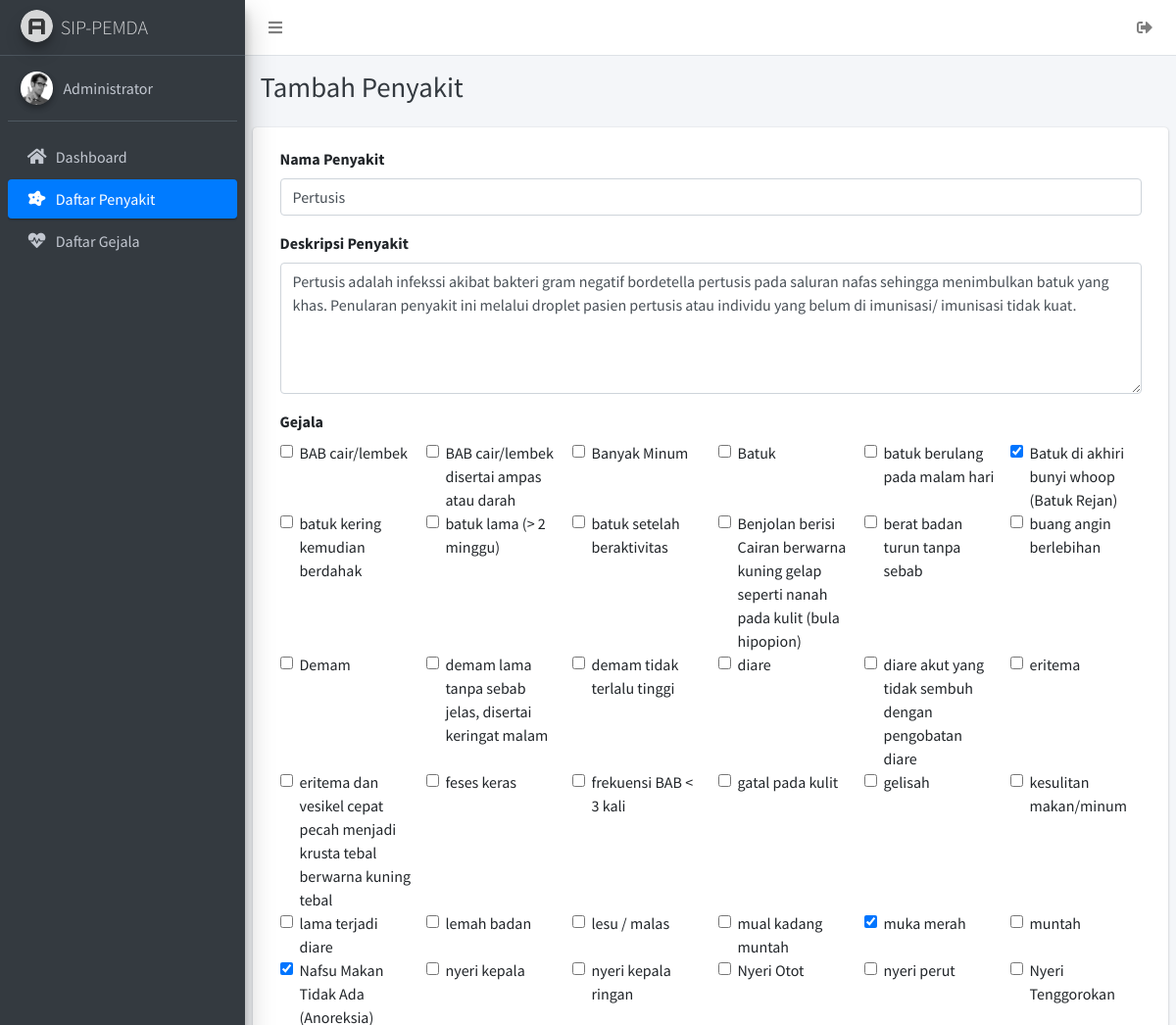
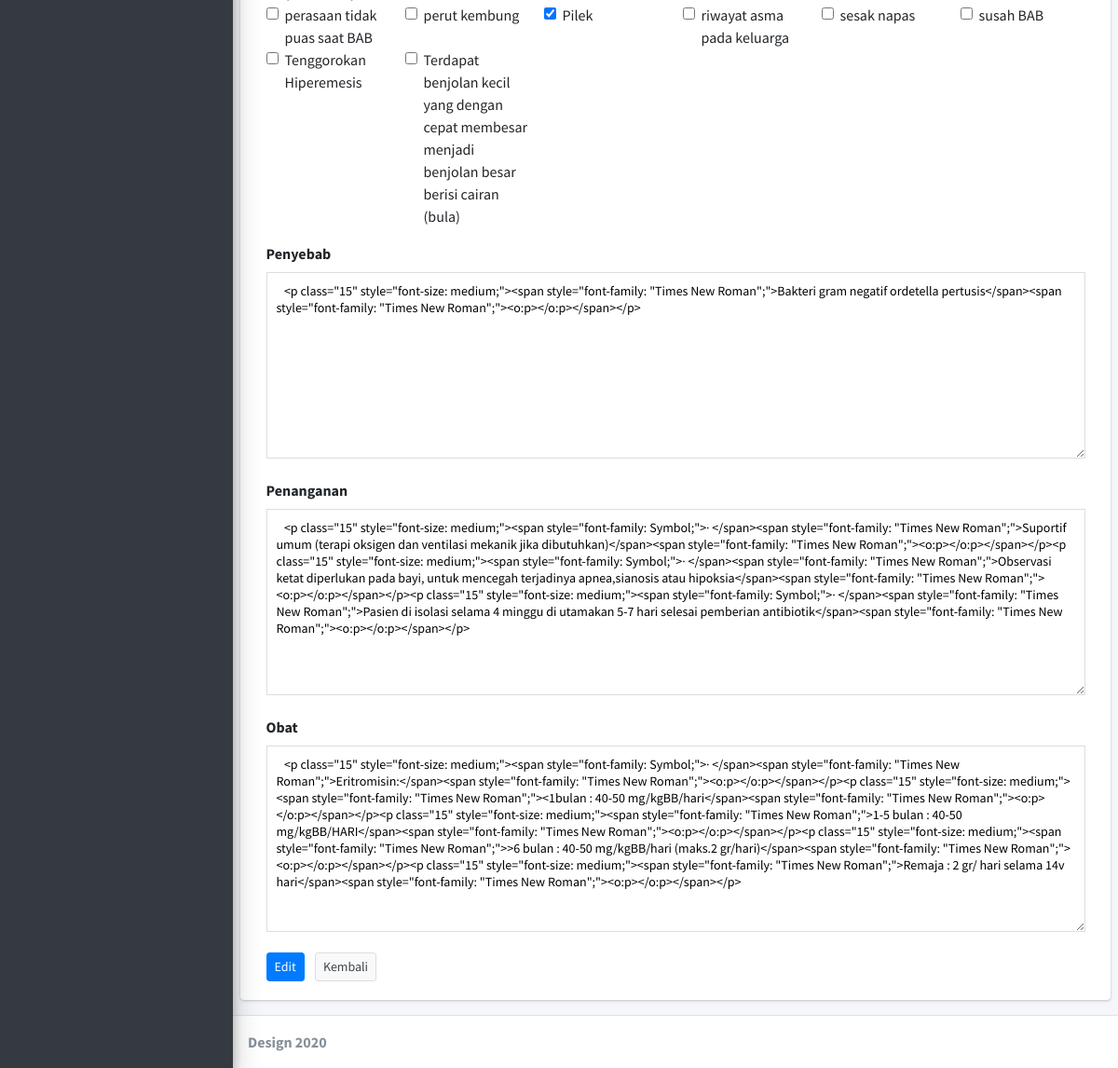
Page /pages/edit_disease.php?id=2 (signed in) on the committed database (2 pictures, top to bottom).
### tables this page shows
CREATE TABLE `penyakit` (
  `id` int(10) NOT NULL,
  `nama` varchar(255) NOT NULL,
  `penjelasan` text NOT NULL,
  `penanganan` text NOT NULL,
  `penyebab` text NOT NULL,
  `obat` text NOT NULL
);

CREATE TABLE `gejala` (
  `id` int(10) NOT NULL,
  `nama` varchar(255) NOT NULL
);

CREATE TABLE `gejala_penyakit` (
  `id` int(10) NOT NULL,
  `id_penyakit` int(10) NOT NULL,
  `id_gejala` int(10) NOT NULL
);

### pages/edit_disease.php (the view, shortened to what this page needs)
<?php
  include '../connect.php';
  $id = $_GET['id'];
  $query_symp = "SELECT gejala.*, gejala_penyakit.id_penyakit FROM `gejala` LEFT JOIN gejala_penyakit ON gejala_penyakit.id_gejala=gejala.id AND gejala_penyakit.id_penyakit=$id ORDER BY nama ASC;";
  $sql_symp = mysqli_query($mysqli, $query_symp);
  $query_disease = "SELECT * FROM `penyakit` WHERE `id`=$id;";
  $sql_disease = mysqli_query($mysqli, $query_disease);
?>
<!DOCTYPE html>
<html>
  <head>
    <link rel="stylesheet" href="../plugins/fontawesome-free/css/all.min.css">
    <link rel="stylesheet" href="https://code.ionicframework.com/ionicons/2.0.1/css/ionicons.min.css">
    <link rel="stylesheet" href="../plugins/tempusdominus-bootstrap-4/css/tempusdominus-bootstrap-4.min.css">
    <link rel="stylesheet" href="../plugins/icheck-bootstrap/icheck-bootstrap.min.css">
    <link rel="stylesheet" href="../plugins/jqvmap/jqvmap.min.css">
    <link rel="stylesheet" href="../dist/css/adminlte.min.css">
    <link rel="stylesheet" href="../plugins/overlayScrollbars/css/OverlayScrollbars.min.css">
    <link rel="stylesheet" href="../plugins/daterangepicker/daterangepicker.css">
    <link rel="stylesheet" href="../plugins/summernote/summernote-bs4.css">
  </head>
  <body class="hold-transition sidebar-mini layout-fixed">
    <div class="wrapper">
      <nav class="main-header navbar navbar-expand navbar-white navbar-light">
        <ul class="navbar-nav">
          <li class="nav-item">
            <a class="nav-link" data-widget="pushmenu" href="#" role="button"><i class="fas fa-bars"></i></a>
          </li>
        </ul>
        <ul class="navbar-nav ml-auto">
          <li class="nav-item">
            <a class="nav-link" href="logout.html">
              <i class="fas fa-sign-out-alt"></i>
            </a>
          </li>
        </ul>
      </nav>
      <aside class="main-sidebar sidebar-dark-primary elevation-4">
        <a href="index.html" class="brand-link">
          <img src="../dist/img/AdminLTELogo.png" alt="AdminLTE Logo" class="brand-image img-circle elevation-3"
              style="opacity: .8">
          <span class="brand-text font-weight-light">SIP-PEMDA</span>
        </a>
        <div class="sidebar">
          <div class="user-panel mt-3 pb-3 mb-3 d-flex">
            <div class="image">
              <img src="../dist/img/user2-160x160.jpg" class="img-circle elevation-2" alt="User Image">
            </div>
            <div class="info">
              <a href="profil.html" class="d-block">Administrator</a>
            </div>
          </div>
          <nav class="mt-2">
            <ul class="nav nav-pills nav-sidebar flex-column nav-child-indent" data-widget="treeview" role="menu" data-accordion="false">
              <li class="nav-item">
                <a href="dashboard.php" class="nav-link">
                  <i class="nav-icon fas fa-home"></i>
                  <p>
                    Dashboard
                  </p>
                </a>
              </li>
              <li class="nav-item">
                <a href="diseases.php" class="nav-link active">
                  <i class="nav-icon fas fa-disease"></i>
                  <p>
                    Daftar Penyakit
                  </p>
                </a>
              </li>
              <li class="nav-item">
                <a href="symptoms.php" class="nav-link">
                  <i class="nav-icon fas fa-heartbeat"></i>
                  <p>
                    Daftar Gejala
                  </p>
                </a>
              </li>
            </ul>
          </nav>
        </div>
      </aside>
      <div class="content-wrapper">
        <div class="content-header">
          <div class="container-fluid">
            <div class="row mb-2">
              <div class="col-sm-6">
                <h1 class="m-0 text-dark">Tambah Penyakit</h1>
              </div>
            </div>
          </div>
        </div>
        <section class="content">
          <div class="container-fluid">
            <div class="row">
              <div class="card col-12">
                <div class="card-body">
                  <form action="../functions/edit_diseases.php" method="post">
                  <?php
                    while($data_disease = mysqli_fetch_assoc($sql_disease)){
                  ?>
                    <div class="form-group">
                      <label for="">Nama Penyakit</label>
                      <input type="text" class="form-control" value="<?php echo $data_disease['nama']; ?>" id="nama" name="nama">
                    </div>
                    <div class="form-group">
                      <label for="">Deskripsi Penyakit</label>
                      <textarea name="penjelasan" id="penjelasan" rows="5" class="form-control"><?php echo $data_disease['penjelasan']; ?></textarea>
                    </div>
                    <div class="form-group">
                      <label for="">Gejala</label>
                      <div class="row">
                        <?php
                          while($data_symp = mysqli_fetch_assoc($sql_symp)){
                        ?>
                        <div class="col-2">
                          <div class="form-check">
                            <?php if($data_symp['id_penyakit'] != NULL){ ?>
                            <input checked class="form-check-input" type="checkbox" name="gejala[]" id="<?php echo $data_symp['id']; ?>" value="<?php echo $data_symp['id']; ?>">
                            <?php } else {?>
                            <input class="form-check-input" type="checkbox" name="gejala[]" id="<?php echo $data_symp['id']; ?>" value="<?php echo $data_symp['id']; ?>">
                            <?php } ?>
                            <label class="form-check-label" for="<?php echo $data_symp['id']; ?>"><?php echo $data_symp['nama']; ?></label>
                          </div>
                        </div>
                        <?php } ?>
                      </div>
                    </div>
                    <div class="form-group">
                      <label for="">Penyebab</label>
                      <textarea class="textarea" placeholder="Place some text here" name="penyebab" id="penyebab" style="width: 100%; height: 200px; font-size: 14px; line-height: 18px; border: 1px solid #dddddd; padding: 10px;"> <?php include $data_disease['penyebab'] ?> </textarea>
                    </div>
                    <div class="form-group">
                      <label for="">Penanganan</label>
                      <textarea class="textarea" placeholder="Place some text here" name="penanganan" id="penanganan" style="width: 100%; height: 200px; font-size: 14px; line-height: 18px; border: 1px solid #dddddd; padding: 10px;"> <?php include $data_disease['penanganan'] ?> </textarea>
                    </div>
                    <div class="form-group">
                      <label for="">Obat</label>
                      <textarea class="textarea" placeholder="Place some text here" name="obat" id="obat" style="width: 100%; height: 200px; font-size: 14px; line-height: 18px; border: 1px solid #dddddd; padding: 10px;"> <?php include $data_disease['obat'] ?> </textarea>
                    </div>
                    <button type="submit" class="btn btn-sm btn-primary mr-2">Edit</button>
                    <a href="diseases.php" class="btn btn-sm btn-default">Kembali</a>
                  <?php } ?>
                  </form>
                </div>
              </div>
            </div>
          </div>
        </section>
      </div>
      <footer class="main-footer">
        <strong>Design 2020</strong>
      </footer>
    </div>
  </body>
</html>

### rows in the picture
penyakit: nama "Pertusis", penjelasan "Pertusis adalah infekssi akibat bakteri gram negatif bordetella pertusis pada saluran nafas sehingga menimbulkan batuk yang khas. Penularan penyakit ini melalui droplet pasien pertusis atau individu yang belum di imunisasi/ imunisasi tidak kuat."
gejala: nama "BAB cair/lembek"
gejala: nama "BAB cair/lembek disertai ampas atau darah"
gejala: nama "Banyak Minum"
gejala: nama "Batuk"
gejala: nama "batuk berulang pada malam hari"
gejala_penyakit: id_gejala.nama "Batuk di akhiri bunyi whoop (Batuk Rejan)"
gejala: nama "batuk kering kemudian berdahak"
gejala: nama "batuk lama (> 2 minggu)"
gejala: nama "batuk setelah beraktivitas"
gejala: nama "Benjolan berisi Cairan berwarna kuning gelap seperti nanah pada kulit (bula hipopion)"
gejala: nama "berat badan turun tanpa sebab"
gejala: nama "buang angin berlebihan"
gejala: nama "Demam"
gejala: nama "demam lama tanpa sebab jelas, disertai keringat malam"
gejala: nama "demam tidak terlalu tinggi"
gejala: nama "diare"
gejala: nama "diare akut yang tidak sembuh dengan pengobatan diare"
gejala: nama "eritema"
gejala: nama "eritema dan vesikel cepat pecah menjadi krusta tebal berwarna kuning tebal"
gejala: nama "feses keras"
gejala: nama "frekuensi BAB < 3 kali"
gejala: nama "gatal pada kulit"
gejala: nama "gelisah"
gejala: nama "kesulitan makan/minum"
gejala: nama "lama terjadi diare"
gejala: nama "lemah badan"
gejala: nama "lesu / malas"
gejala: nama "mual kadang muntah"
gejala_penyakit: id_gejala.nama "muka merah"
gejala: nama "muntah"
gejala_penyakit: id_gejala.nama "Nafsu Makan Tidak Ada (Anoreksia)"
gejala: nama "nyeri kepala"
gejala: nama "nyeri kepala ringan"
gejala: nama "Nyeri Otot"
gejala: nama "nyeri perut"
gejala: nama "Nyeri Tenggorokan"
gejala: nama "perasaan tidak puas saat BAB"
gejala: nama "perut kembung"
gejala_penyakit: id_gejala.nama "Pilek"
gejala: nama "riwayat asma pada keluarga"
gejala: nama "sesak napas"
gejala: nama "susah BAB"
gejala: nama "Tenggorokan Hiperemesis"
gejala: nama "Terdapat benjolan kecil yang dengan cepat membesar menjadi benjolan besar berisi cairan (bula)"
